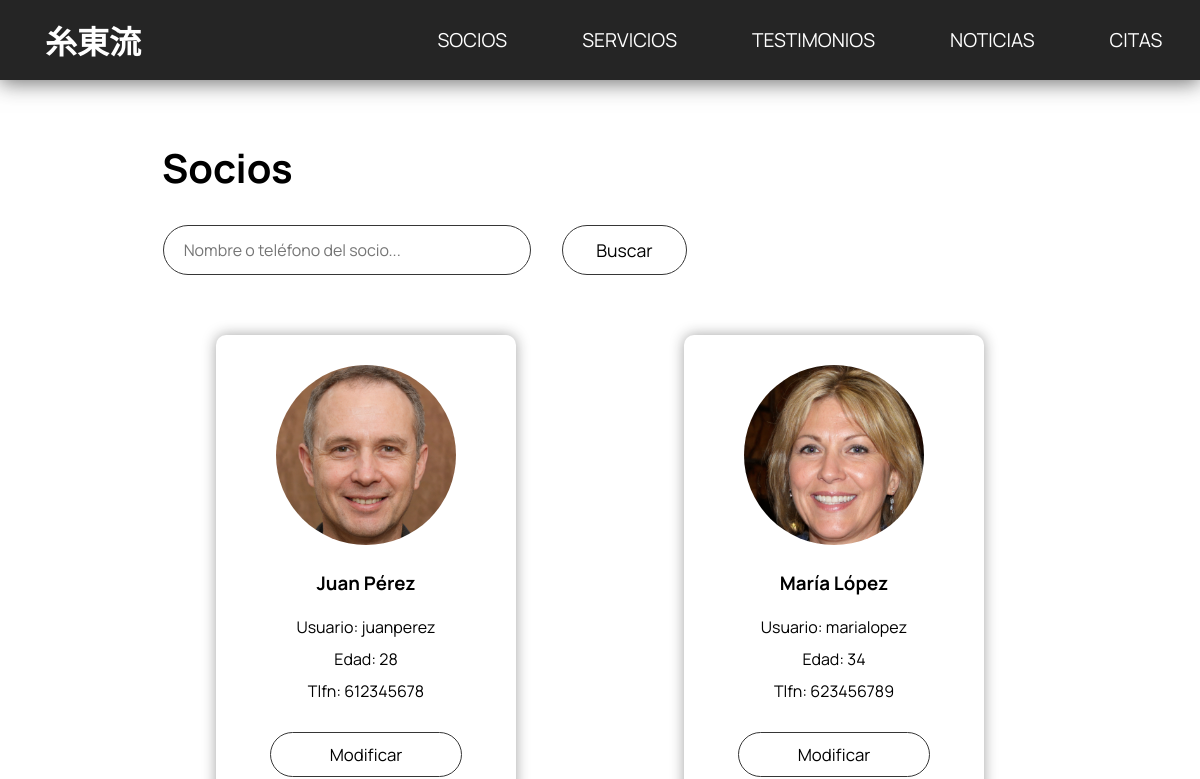
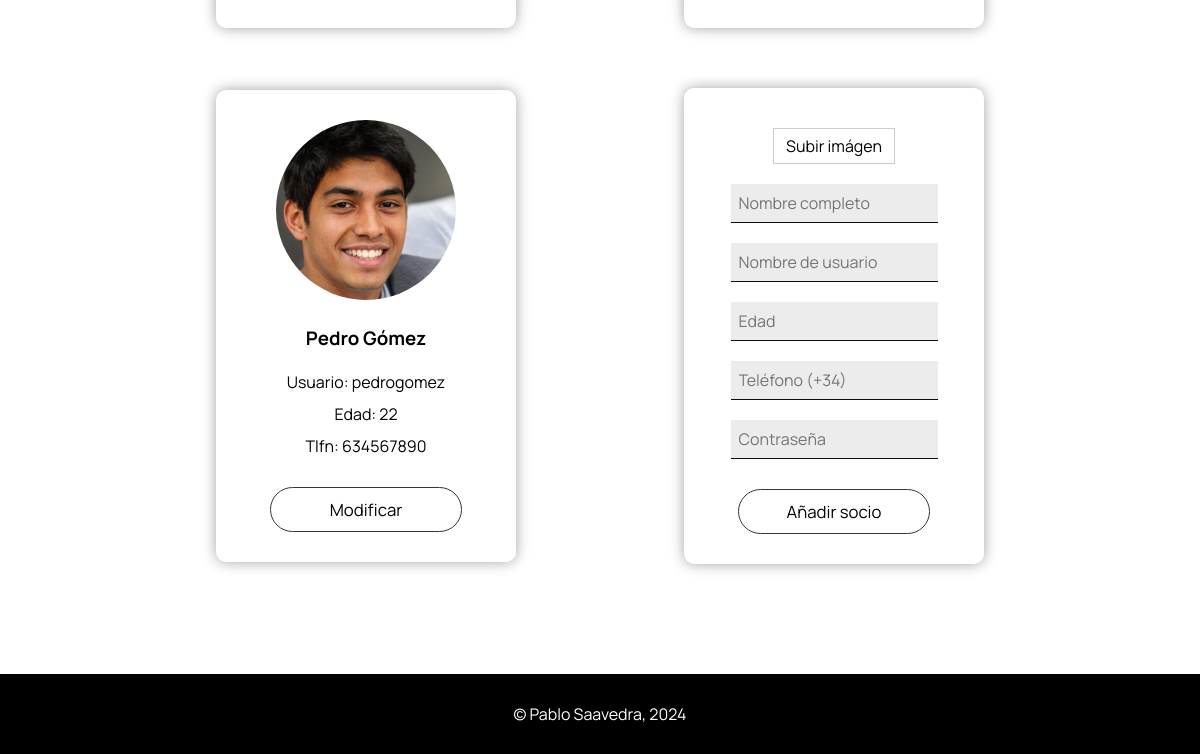
Page /paginas/socios.php on the earlier database version (2 pictures, top to bottom).
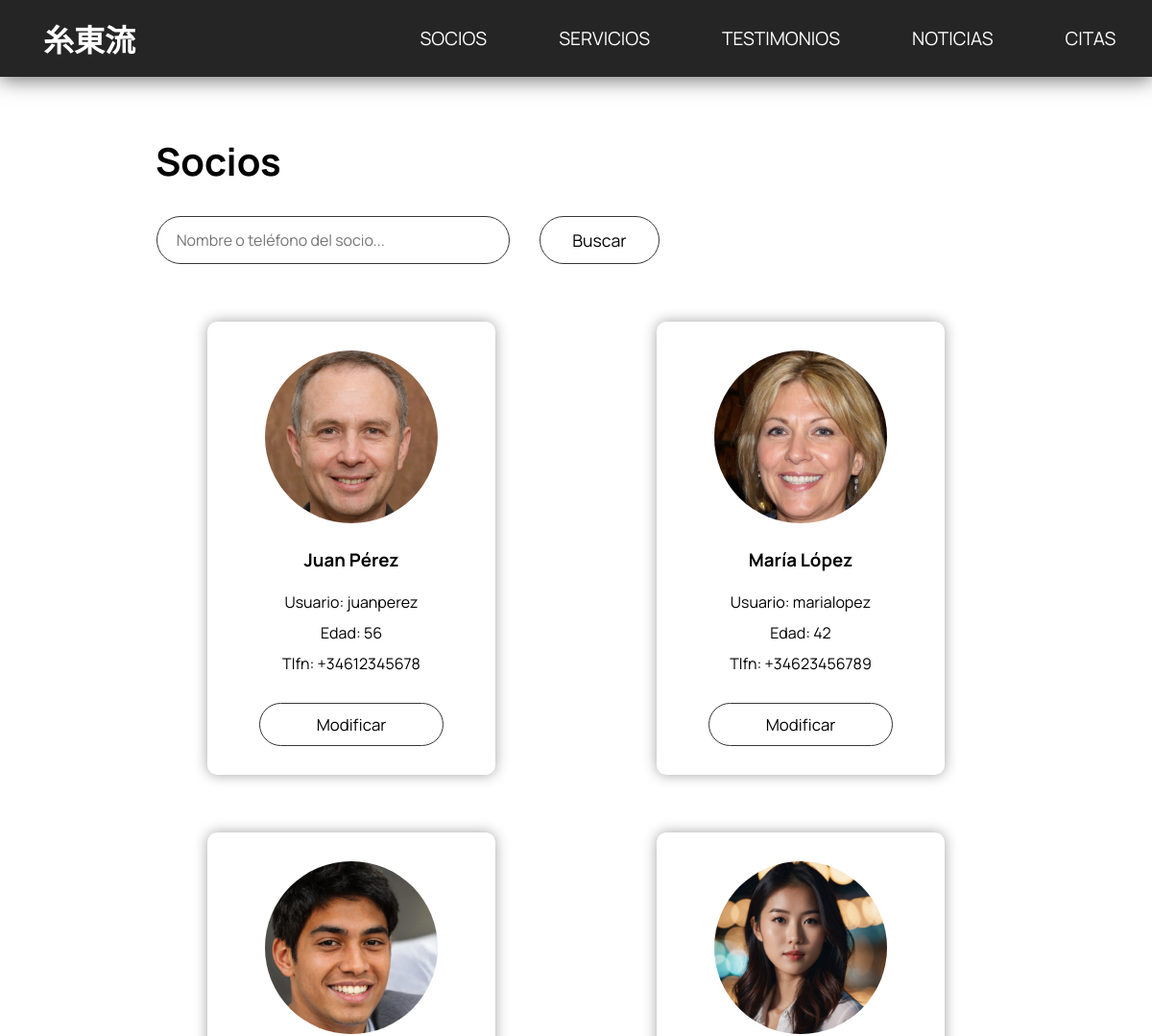
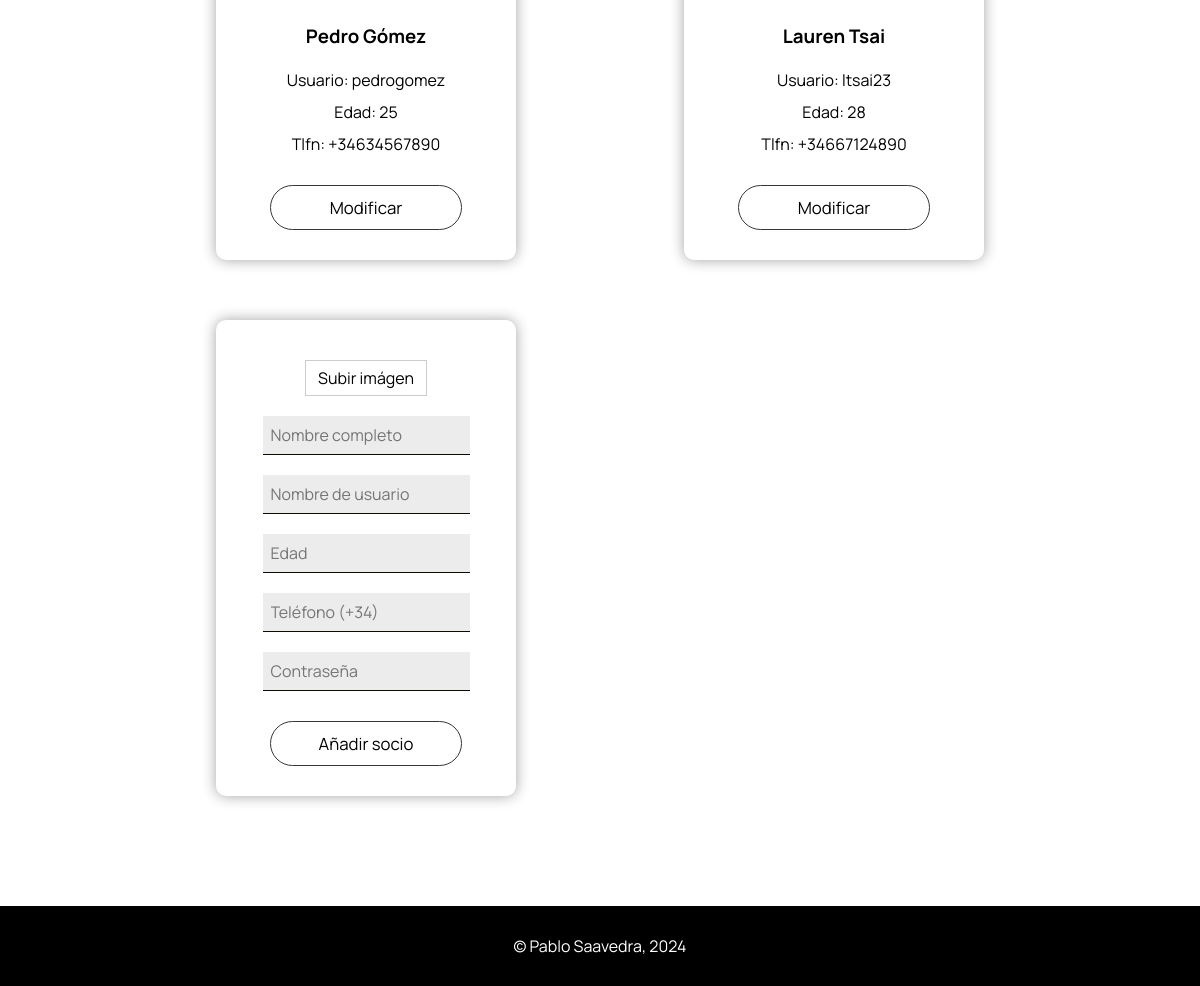
Same page on the later database version (2 pictures, top to bottom).
### tables this page shows
CREATE TABLE socio (
    id INTEGER NOT NULL PRIMARY KEY AUTO_INCREMENT,
    nombre VARCHAR(150) NOT NULL,
    edad INTEGER NOT NULL,
    pass VARCHAR(20) NOT NULL,
    usuario VARCHAR(255) NOT NULL UNIQUE,
    telefono VARCHAR(15) NOT NULL UNIQUE,
    foto VARCHAR(255)
);

### php/funciones.php (the view, shortened to what this page needs)
<?php
    function dibujarCabecera($ruta_i, $ruta_soc, $ruta_serv, $ruta_tes, $ruta_not, $ruta_cit){
        $resultado='';
        $resultado.="
        <header>
        <h1><a href='$ruta_i'>糸東流</a></h1>
            <nav>
                <ul>
                    <li><a href='$ruta_soc'>SOCIOS</a></li>
                    <li><a href='$ruta_serv'>SERVICIOS</a></li>
                    <li><a href='$ruta_tes'>TESTIMONIOS</a></li>
                    <li><a href='$ruta_not'>NOTICIAS</a></li>
                    <li><a href='$ruta_cit'>CITAS</a></li>
                </ul>
            </nav>
        </header>";
        return $resultado;
    }
    function imprimirSociosComp($conexion){
        $resultado='';
        $sql='SELECT id,nombre,usuario,edad,telefono,foto FROM socio';
        $sql_result=$conexion->query($sql);
        while($row=$sql_result->fetch_array(MYSQLI_ASSOC)){
            $id=$row["id"];
            $nombre=$row["nombre"];
            $usuario=$row["usuario"];
            $edad=$row["edad"];
            $tlfn=$row["telefono"];
            $ruta_avatar=$row["foto"];
            $resultado.="
                <div class='tarjeta_socio'>
                    <div class='avatar'><img src='$ruta_avatar'></div>
                    <h3>$nombre</h3>
                    <p>Usuario: $usuario</p>
                    <p>Edad: $edad</p>
                    <p>Tlfn: $tlfn</p>
                    <a href='socios-mod.php?id=$id' class='boton'>Modificar</a>
                </div>
            ";
        }
        return $resultado;
    }
?>

### paginas/socios.php (shortened to what this page needs)
<!DOCTYPE html>
<html lang="es">
<head>
    <link rel="stylesheet" href="../css/style.css">
    <link rel="stylesheet" href="../css/style_socios.css">
</head>
<body>
    <main class='principal-socios'>
        <?php
            require_once '../php/funciones.php';
            require_once '../php/config.php';
            $conexion=conectar($nombre_host, $nombre_usuario, $password_db, $nombre_db);
            $ruta_i="../index.php";
            $ruta_soc="#";
            $ruta_serv="servicios.php";
            $ruta_tes="testimonios.php";
            $ruta_not="./noticias/noticias.php";
            $ruta_cit="citas.php";
            echo dibujarCabecera($ruta_i, $ruta_soc, $ruta_serv, $ruta_tes, $ruta_not, $ruta_cit);
        ?>
        <section class='socios'>
            <h1>Socios</h1>
            <form action="socios-src.php" method='post' id='buscador'  name='buscar-servicios'>
                <input type="text" placeholder='Nombre o teléfono del socio...' name='texto' id='texto-buscado'>
                <button type="submit">Buscar</button>
            </form>
            <div class='contenido-socios'>
                <?php
                    echo imprimirSociosComp($conexion);
                ?>
                <div class='tarjeta_socio'>
                    <form action="socios.php" method='post' enctype='multipart/form-data' id='formulario-socios'>
                        <label class="input-file-custom">
                            <input type="file" name='foto-avatar' id="campo-foto" accept="image/*">Subir imágen
                        </label>
                        <input type='text' placeholder='Nombre completo' name='nombre_comp' id="campo-nombre">
                        <input type='text' placeholder='Nombre de usuario' name='nombre_user' id="campo-usuario">
                        <input type='text' placeholder='Edad' name='edad' id="campo-edad">
                        <input type='text' placeholder='Teléfono (+34)' name='tlfn' id="campo-tlfn">
                        <input type='password' placeholder='Contraseña' name='pass' id="campo-pass">
                        <button type='submit'>Añadir socio</button>
                    </form>
                </div>
            </div>
        </section>
    </main>
    <?php
        include '../php/footer.php';
    ?>
</body>
</html>

### php/footer.php
<footer>
    <p>&copy; Pablo Saavedra, 2024</p>
</footer>

### css/style.css (style rules this page uses)
* { margin: 0; padding: 0; box-sizing: border-box; font-family: Manrope; }
body { height: 100vh; display: flex; flex-direction: column; }
main.principal-index, main.principal-socios, main.principal-testimonios, main.principal-servicios, main.principal-noticias { flex: 1; display: flex; flex-direction: column; }
a:link, a:visited, a:hover, a:active { text-decoration: none; color: inherit; }
header { position: sticky; top: 0; z-index: 1; background-color: rgb(37, 37, 37); box-shadow: 0px 3px 20px rgb(37, 37, 37, 0.65); color: white; height: 80px; display: flex; justify-content: space-between; align-items: center; }
header>h1 { margin: 0px 40px 0px 45px; min-width: 100px; font-size: 2em; font-weight: 600; -webkit-user-drag: none; user-select: none; }
nav { width: 800px; }
nav ul { display: flex; flex-direction: row; justify-content: space-around; padding: 0; margin: 0; }
nav ul li { list-style-type: none; margin: 0px 15px 0px 15px; font-size: 1.2rem; }
footer { background-color: black; color: white; margin-top: auto; min-height: 80px; display: flex; justify-content: center; align-items: center; }
footer p { margin: 0; }
input[type=text], input[type=password] { border: 0; padding: 8px; border-bottom: 1px solid #100B00; background-color: rgb(236, 236, 236); }
input[type=text], textarea, input[type=password] { font-size: 16px; }
form#buscador { display: flex; flex-direction: row; justify-content: space-around; margin: 30px 0px 60px 0px; width: 60%; min-width: 390px; height: 50px; }
form#buscador input[type=text], form#buscador button { border-radius: 30px; padding: 10px 10px 10px 20px; border: 1px solid rgb(54, 54, 54); background-color: inherit; }
form#buscador input[type=text] { width: 70%; min-width: 280px; }
form#buscador button { font-size: 1.1em; padding-left: 10px; transition: 0.2s ease; width: 20%; max-width: 150px; min-width: 125px; margin: 0px 0px 0px 30px; }

### css/style_socios.css (style rules this page uses)
section.socios { width: 73%; align-self: center; padding: 60px 0px 60px 0px; }
section.socios { max-width: 1180px; }
section.socios>div.contenido-socios { display: grid; gap: 60px; grid-template-columns: 1fr 1fr 1fr; grid-auto-rows: auto; place-items: center; margin-bottom: 50px; }
section.socios h1 { font-size: 40px; margin-bottom: 30px; }
div.tarjeta_socio { display: flex; flex-direction: column; align-items: center; padding: 30px; width: 300px; border-radius: 10px; box-shadow: 0px 0px 14px rgba(25, 25, 25, 0.4); }
div.tarjeta_socio h3 { margin-bottom: 20px; }
div.tarjeta_socio p { margin-bottom: 10px; }
div.tarjeta_socio a.boton, button[type=submit] { border-radius: 30px; border: 1px solid rgb(54, 54, 54); width: 80%; text-align: center; background-color: inherit; color: black; font-size: 1.05em; margin-top: 20px; padding: 10px; transition: 0.3s ease; }
div.tarjeta_socio div.avatar { border-radius: 50%; overflow: hidden; width: 180px; height: 180px; margin-bottom: 25px; }
div.avatar img { width: 100%; height: 100%; object-fit: cover; object-position: center; -webkit-user-drag: none; }
div.tarjeta_socio form { display: flex; flex-direction: column; width: 100%; align-items: center; }
div.tarjeta_socio form input, div.tarjeta_socio form label { margin: 10px 0px 10px 0px; }
.input-file-custom { border: 1px solid #ccc; padding: 6px 12px; cursor: pointer; }
@media (width <= 1443px) { section.socios>div.contenido-socios { grid-template-columns: 1fr 1fr; } }

Differences in the rows shown:
changed socio "Juan Pérez": edad "28" → "56"; telefono "612345678" → "+34612345678"
changed socio "María López": edad "34" → "42"; telefono "623456789" → "+34623456789"
changed socio "Pedro Gómez": edad "22" → "25"; telefono "634567890" → "+34634567890"
added socio: foto (picture), nombre "Lauren Tsai", usuario "ltsai23", edad "28", telefono "+34667124890"
